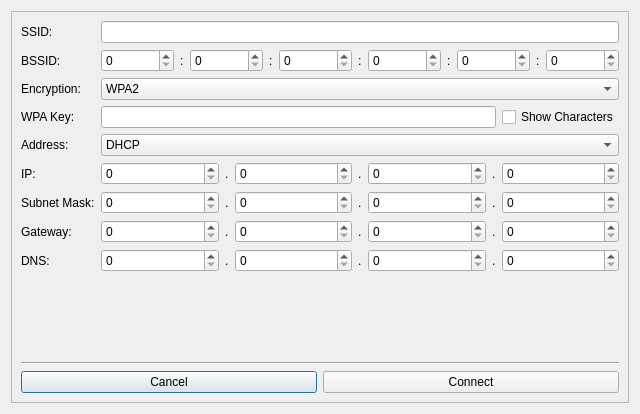
<?xml version="1.0" encoding="UTF-8"?>
<ui version="4.0">
 <class>REDTabSettingsNetworkWirelessConnectHidden</class>
 <widget class="QDialog" name="REDTabSettingsNetworkWirelessConnectHidden">
  <property name="geometry">
   <rect>
    <x>0</x>
    <y>0</y>
    <width>640</width>
    <height>414</height>
   </rect>
  </property>
  <property name="windowTitle">
   <string>Connect to Hidden Wireless Network</string>
  </property>
  <layout class="QVBoxLayout" name="verticalLayout">
   <item>
    <widget class="QScrollArea" name="scrollArea">
     <property name="frameShape">
      <enum>QFrame::StyledPanel</enum>
     </property>
     <property name="widgetResizable">
      <bool>true</bool>
     </property>
     <widget class="QWidget" name="scrollAreaWidgetContents">
      <property name="geometry">
       <rect>
        <x>0</x>
        <y>0</y>
        <width>620</width>
        <height>394</height>
       </rect>
      </property>
      <layout class="QVBoxLayout" name="verticalLayout_2">
       <item>
        <layout class="QGridLayout" name="gridLayout">
         <item row="10" column="0" colspan="3">
          <widget class="Line" name="line">
           <property name="orientation">
            <enum>Qt::Horizontal</enum>
           </property>
          </widget>
         </item>
         <item row="3" column="1">
          <widget class="QLineEdit" name="ledit_wpa_key">
           <property name="sizePolicy">
            <sizepolicy hsizetype="Expanding" vsizetype="Fixed">
             <horstretch>6</horstretch>
             <verstretch>0</verstretch>
            </sizepolicy>
           </property>
           <property name="maxLength">
            <number>64</number>
           </property>
          </widget>
         </item>
         <item row="0" column="0">
          <widget class="QLabel" name="label_ap">
           <property name="text">
            <string>SSID:</string>
           </property>
          </widget>
         </item>
         <item row="1" column="0">
          <widget class="QLabel" name="label_bssid">
           <property name="text">
            <string>BSSID:</string>
           </property>
          </widget>
         </item>
         <item row="4" column="0">
          <widget class="QLabel" name="label_address">
           <property name="text">
            <string>Address:</string>
           </property>
          </widget>
         </item>
         <item row="8" column="0">
          <widget class="QLabel" name="label_dns">
           <property name="text">
            <string>DNS:</string>
           </property>
          </widget>
         </item>
         <item row="5" column="0">
          <widget class="QLabel" name="label_ip">
           <property name="text">
            <string>IP:</string>
           </property>
          </widget>
         </item>
         <item row="3" column="0">
          <widget class="QLabel" name="label_wpa_key">
           <property name="text">
            <string>WPA Key:</string>
           </property>
          </widget>
         </item>
         <item row="6" column="0">
          <widget class="QLabel" name="label_subnet_mask">
           <property name="text">
            <string>Subnet Mask:</string>
           </property>
          </widget>
         </item>
         <item row="7" column="0">
          <widget class="QLabel" name="label_gateway">
           <property name="text">
            <string>Gateway:</string>
           </property>
          </widget>
         </item>
         <item row="2" column="0">
          <widget class="QLabel" name="label_encryption">
           <property name="text">
            <string>Encryption:</string>
           </property>
          </widget>
         </item>
         <item row="3" column="2">
          <widget class="QCheckBox" name="chkbox_wpa_key_show">
           <property name="text">
            <string>Show Characters</string>
           </property>
          </widget>
         </item>
         <item row="0" column="1" colspan="2">
          <widget class="QLineEdit" name="ledit_ssid"/>
         </item>
         <item row="1" column="1" colspan="2">
          <layout class="QHBoxLayout" name="horizontalLayout_6">
           <item>
            <widget class="SpinBoxHex" name="sbox_bssid_0">
             <property name="maximum">
              <number>255</number>
             </property>
            </widget>
           </item>
           <item>
            <widget class="QLabel" name="label_10">
             <property name="sizePolicy">
              <sizepolicy hsizetype="Fixed" vsizetype="Preferred">
               <horstretch>0</horstretch>
               <verstretch>0</verstretch>
              </sizepolicy>
             </property>
             <property name="text">
              <string>:</string>
             </property>
            </widget>
           </item>
           <item>
            <widget class="SpinBoxHex" name="sbox_bssid_1">
             <property name="maximum">
              <number>255</number>
             </property>
            </widget>
           </item>
           <item>
            <widget class="QLabel" name="label_11">
             <property name="sizePolicy">
              <sizepolicy hsizetype="Fixed" vsizetype="Preferred">
               <horstretch>0</horstretch>
               <verstretch>0</verstretch>
              </sizepolicy>
             </property>
             <property name="text">
              <string>:</string>
             </property>
            </widget>
           </item>
           <item>
            <widget class="SpinBoxHex" name="sbox_bssid_2">
             <property name="maximum">
              <number>255</number>
             </property>
            </widget>
           </item>
           <item>
            <widget class="QLabel" name="label_12">
             <property name="sizePolicy">
              <sizepolicy hsizetype="Fixed" vsizetype="Preferred">
               <horstretch>0</horstretch>
               <verstretch>0</verstretch>
              </sizepolicy>
             </property>
             <property name="text">
              <string>:</string>
             </property>
            </widget>
           </item>
           <item>
            <widget class="SpinBoxHex" name="sbox_bssid_3">
             <property name="maximum">
              <number>255</number>
             </property>
            </widget>
           </item>
           <item>
            <widget class="QLabel" name="label_13">
             <property name="sizePolicy">
              <sizepolicy hsizetype="Fixed" vsizetype="Preferred">
               <horstretch>0</horstretch>
               <verstretch>0</verstretch>
              </sizepolicy>
             </property>
             <property name="text">
              <string>:</string>
             </property>
            </widget>
           </item>
           <item>
            <widget class="SpinBoxHex" name="sbox_bssid_4">
             <property name="maximum">
              <number>255</number>
             </property>
            </widget>
           </item>
           <item>
            <widget class="QLabel" name="label_14">
             <property name="sizePolicy">
              <sizepolicy hsizetype="Fixed" vsizetype="Preferred">
               <horstretch>0</horstretch>
               <verstretch>0</verstretch>
              </sizepolicy>
             </property>
             <property name="text">
              <string>:</string>
             </property>
            </widget>
           </item>
           <item>
            <widget class="SpinBoxHex" name="sbox_bssid_5">
             <property name="maximum">
              <number>255</number>
             </property>
            </widget>
           </item>
          </layout>
         </item>
         <item row="2" column="1" colspan="2">
          <widget class="QComboBox" name="cbox_encryption">
           <property name="currentIndex">
            <number>2</number>
           </property>
           <item>
            <property name="text">
             <string>Open</string>
            </property>
           </item>
           <item>
            <property name="text">
             <string>WPA</string>
            </property>
           </item>
           <item>
            <property name="text">
             <string>WPA2</string>
            </property>
           </item>
          </widget>
         </item>
         <item row="4" column="1" colspan="2">
          <widget class="QComboBox" name="cbox_address">
           <property name="sizePolicy">
            <sizepolicy hsizetype="Preferred" vsizetype="Fixed">
             <horstretch>1</horstretch>
             <verstretch>0</verstretch>
            </sizepolicy>
           </property>
           <item>
            <property name="text">
             <string>DHCP</string>
            </property>
           </item>
           <item>
            <property name="text">
             <string>Static</string>
            </property>
           </item>
          </widget>
         </item>
         <item row="5" column="1" colspan="2">
          <layout class="QHBoxLayout" name="horizontalLayout">
           <item>
            <widget class="QSpinBox" name="sbox_ip_0">
             <property name="maximum">
              <number>255</number>
             </property>
            </widget>
           </item>
           <item>
            <widget class="QLabel" name="label_15">
             <property name="sizePolicy">
              <sizepolicy hsizetype="Fixed" vsizetype="Preferred">
               <horstretch>0</horstretch>
               <verstretch>0</verstretch>
              </sizepolicy>
             </property>
             <property name="text">
              <string>.</string>
             </property>
            </widget>
           </item>
           <item>
            <widget class="QSpinBox" name="sbox_ip_1">
             <property name="maximum">
              <number>255</number>
             </property>
            </widget>
           </item>
           <item>
            <widget class="QLabel" name="label_16">
             <property name="sizePolicy">
              <sizepolicy hsizetype="Fixed" vsizetype="Preferred">
               <horstretch>0</horstretch>
               <verstretch>0</verstretch>
              </sizepolicy>
             </property>
             <property name="text">
              <string>.</string>
             </property>
            </widget>
           </item>
           <item>
            <widget class="QSpinBox" name="sbox_ip_2">
             <property name="maximum">
              <number>255</number>
             </property>
            </widget>
           </item>
           <item>
            <widget class="QLabel" name="label_17">
             <property name="sizePolicy">
              <sizepolicy hsizetype="Fixed" vsizetype="Preferred">
               <horstretch>0</horstretch>
               <verstretch>0</verstretch>
              </sizepolicy>
             </property>
             <property name="text">
              <string>.</string>
             </property>
            </widget>
           </item>
           <item>
            <widget class="QSpinBox" name="sbox_ip_3">
             <property name="maximum">
              <number>255</number>
             </property>
            </widget>
           </item>
          </layout>
         </item>
         <item row="6" column="1" colspan="2">
          <layout class="QHBoxLayout" name="horizontalLayout_2">
           <item>
            <widget class="QSpinBox" name="sbox_netmask_0">
             <property name="maximum">
              <number>255</number>
             </property>
            </widget>
           </item>
           <item>
            <widget class="QLabel" name="label_18">
             <property name="sizePolicy">
              <sizepolicy hsizetype="Fixed" vsizetype="Preferred">
               <horstretch>0</horstretch>
               <verstretch>0</verstretch>
              </sizepolicy>
             </property>
             <property name="text">
              <string>.</string>
             </property>
            </widget>
           </item>
           <item>
            <widget class="QSpinBox" name="sbox_netmask_1">
             <property name="maximum">
              <number>255</number>
             </property>
            </widget>
           </item>
           <item>
            <widget class="QLabel" name="label_19">
             <property name="sizePolicy">
              <sizepolicy hsizetype="Fixed" vsizetype="Preferred">
               <horstretch>0</horstretch>
               <verstretch>0</verstretch>
              </sizepolicy>
             </property>
             <property name="text">
              <string>.</string>
             </property>
            </widget>
           </item>
           <item>
            <widget class="QSpinBox" name="sbox_netmask_2">
             <property name="maximum">
              <number>255</number>
             </property>
            </widget>
           </item>
           <item>
            <widget class="QLabel" name="label_20">
             <property name="sizePolicy">
              <sizepolicy hsizetype="Fixed" vsizetype="Preferred">
               <horstretch>0</horstretch>
               <verstretch>0</verstretch>
              </sizepolicy>
             </property>
             <property name="text">
              <string>.</string>
             </property>
            </widget>
           </item>
           <item>
            <widget class="QSpinBox" name="sbox_netmask_3">
             <property name="maximum">
              <number>255</number>
             </property>
            </widget>
           </item>
          </layout>
         </item>
         <item row="7" column="1" colspan="2">
          <layout class="QHBoxLayout" name="horizontalLayout_3">
           <item>
            <widget class="QSpinBox" name="sbox_gw_0">
             <property name="maximum">
              <number>255</number>
             </property>
            </widget>
           </item>
           <item>
            <widget class="QLabel" name="label_21">
             <property name="sizePolicy">
              <sizepolicy hsizetype="Fixed" vsizetype="Preferred">
               <horstretch>0</horstretch>
               <verstretch>0</verstretch>
              </sizepolicy>
             </property>
             <property name="text">
              <string>.</string>
             </property>
            </widget>
           </item>
           <item>
            <widget class="QSpinBox" name="sbox_gw_1">
             <property name="maximum">
              <number>255</number>
             </property>
            </widget>
           </item>
           <item>
            <widget class="QLabel" name="label_22">
             <property name="sizePolicy">
              <sizepolicy hsizetype="Fixed" vsizetype="Preferred">
               <horstretch>0</horstretch>
               <verstretch>0</verstretch>
              </sizepolicy>
             </property>
             <property name="text">
              <string>.</string>
             </property>
            </widget>
           </item>
           <item>
            <widget class="QSpinBox" name="sbox_gw_2">
             <property name="maximum">
              <number>255</number>
             </property>
            </widget>
           </item>
           <item>
            <widget class="QLabel" name="label_23">
             <property name="sizePolicy">
              <sizepolicy hsizetype="Fixed" vsizetype="Preferred">
               <horstretch>0</horstretch>
               <verstretch>0</verstretch>
              </sizepolicy>
             </property>
             <property name="text">
              <string>.</string>
             </property>
            </widget>
           </item>
           <item>
            <widget class="QSpinBox" name="sbox_gw_3">
             <property name="maximum">
              <number>255</number>
             </property>
            </widget>
           </item>
          </layout>
         </item>
         <item row="8" column="1" colspan="2">
          <layout class="QHBoxLayout" name="horizontalLayout_4">
           <item>
            <widget class="QSpinBox" name="sbox_dns_0">
             <property name="maximum">
              <number>255</number>
             </property>
            </widget>
           </item>
           <item>
            <widget class="QLabel" name="label_24">
             <property name="sizePolicy">
              <sizepolicy hsizetype="Fixed" vsizetype="Preferred">
               <horstretch>0</horstretch>
               <verstretch>0</verstretch>
              </sizepolicy>
             </property>
             <property name="text">
              <string>.</string>
             </property>
            </widget>
           </item>
           <item>
            <widget class="QSpinBox" name="sbox_dns_1">
             <property name="maximum">
              <number>255</number>
             </property>
            </widget>
           </item>
           <item>
            <widget class="QLabel" name="label_25">
             <property name="sizePolicy">
              <sizepolicy hsizetype="Fixed" vsizetype="Preferred">
               <horstretch>0</horstretch>
               <verstretch>0</verstretch>
              </sizepolicy>
             </property>
             <property name="text">
              <string>.</string>
             </property>
            </widget>
           </item>
           <item>
            <widget class="QSpinBox" name="sbox_dns_2">
             <property name="maximum">
              <number>255</number>
             </property>
            </widget>
           </item>
           <item>
            <widget class="QLabel" name="label_26">
             <property name="sizePolicy">
              <sizepolicy hsizetype="Fixed" vsizetype="Preferred">
               <horstretch>0</horstretch>
               <verstretch>0</verstretch>
              </sizepolicy>
             </property>
             <property name="text">
              <string>.</string>
             </property>
            </widget>
           </item>
           <item>
            <widget class="QSpinBox" name="sbox_dns_3">
             <property name="maximum">
              <number>255</number>
             </property>
            </widget>
           </item>
          </layout>
         </item>
         <item row="11" column="0" colspan="3">
          <layout class="QHBoxLayout" name="horizontalLayout_5">
           <item>
            <widget class="QPushButton" name="pbutton_cancel">
             <property name="text">
              <string>Cancel</string>
             </property>
            </widget>
           </item>
           <item>
            <widget class="QPushButton" name="pbutton_connect">
             <property name="text">
              <string>Connect</string>
             </property>
            </widget>
           </item>
          </layout>
         </item>
         <item row="9" column="0" colspan="3">
          <spacer name="verticalSpacer">
           <property name="orientation">
            <enum>Qt::Vertical</enum>
           </property>
           <property name="sizeHint" stdset="0">
            <size>
             <width>20</width>
             <height>40</height>
            </size>
           </property>
          </spacer>
         </item>
        </layout>
       </item>
      </layout>
     </widget>
    </widget>
   </item>
  </layout>
 </widget>
 <customwidgets>
  <customwidget>
   <class>SpinBoxHex</class>
   <extends>QSpinBox</extends>
   <header location="global">brickv.spin_box_hex</header>
  </customwidget>
 </customwidgets>
 <resources/>
 <connections/>
</ui>
